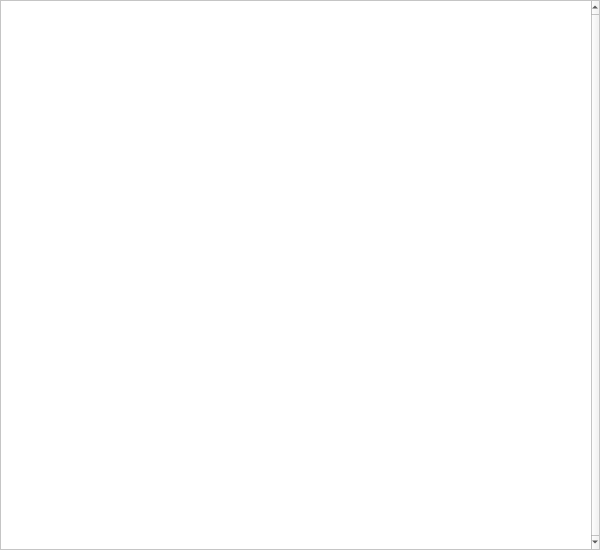
<?xml version="1.0" encoding="UTF-8"?>
<ui version="4.0">
 <class>MapAreaClass</class>
 <widget class="QWidget" name="MapAreaClass">
  <property name="geometry">
   <rect>
    <x>0</x>
    <y>0</y>
    <width>600</width>
    <height>550</height>
   </rect>
  </property>
  <property name="windowTitle">
   <string>Form</string>
  </property>
  <widget class="QGraphicsView" name="graphicsView">
   <property name="geometry">
    <rect>
     <x>0</x>
     <y>0</y>
     <width>600</width>
     <height>550</height>
    </rect>
   </property>
   <property name="styleSheet">
    <string notr="true">QGraphicsView{background-color:white;}
QScrollBar:vertical{width:8px;padding-top:9px;padding-bottom:9px;}
QGraphicsView QScrollBar::handle:vertical{width:8px;border-radius:4px;}</string>
   </property>
   <property name="verticalScrollBarPolicy">
    <enum>Qt::ScrollBarAlwaysOn</enum>
   </property>
  </widget>
 </widget>
 <resources/>
 <connections/>
</ui>
